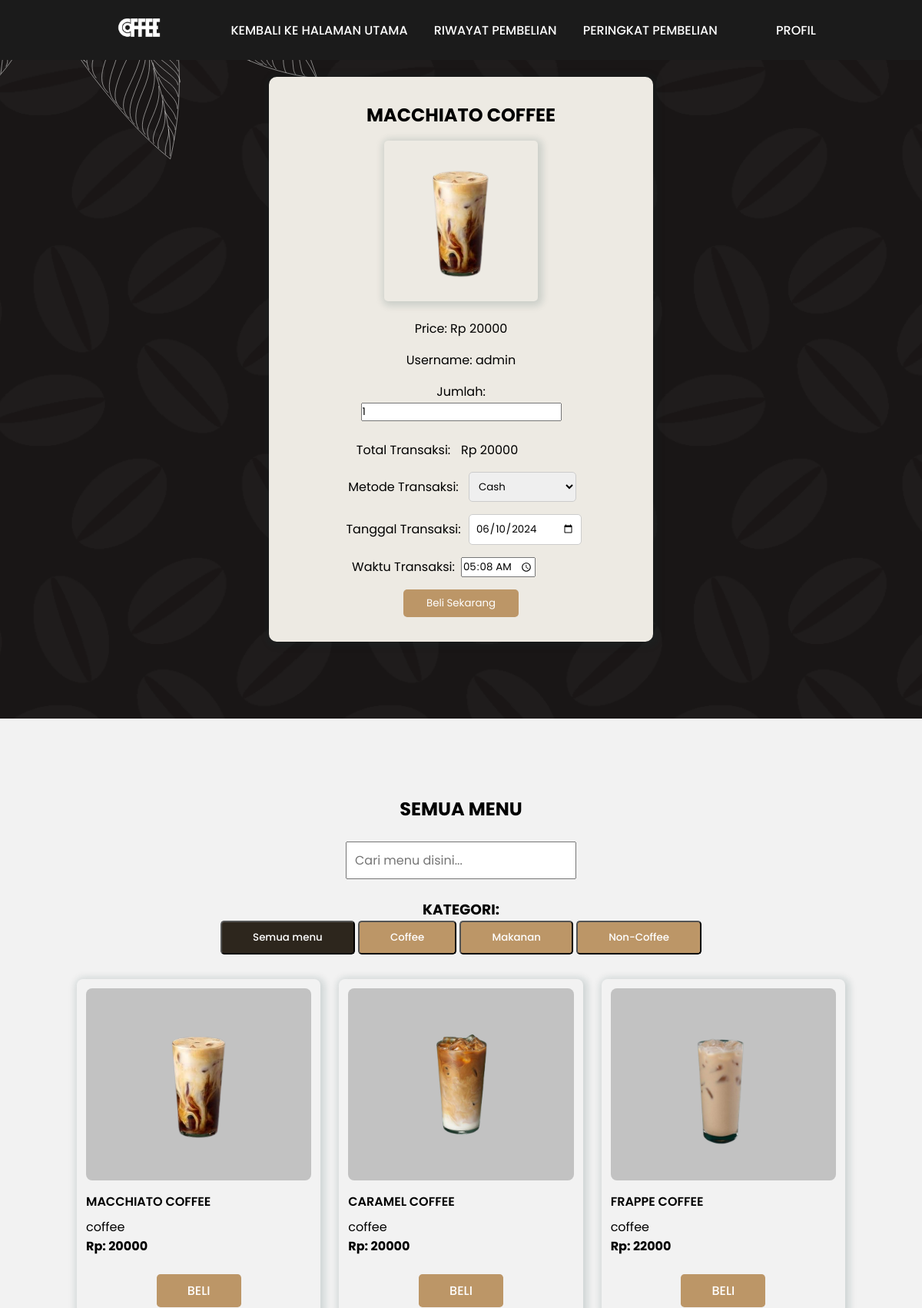
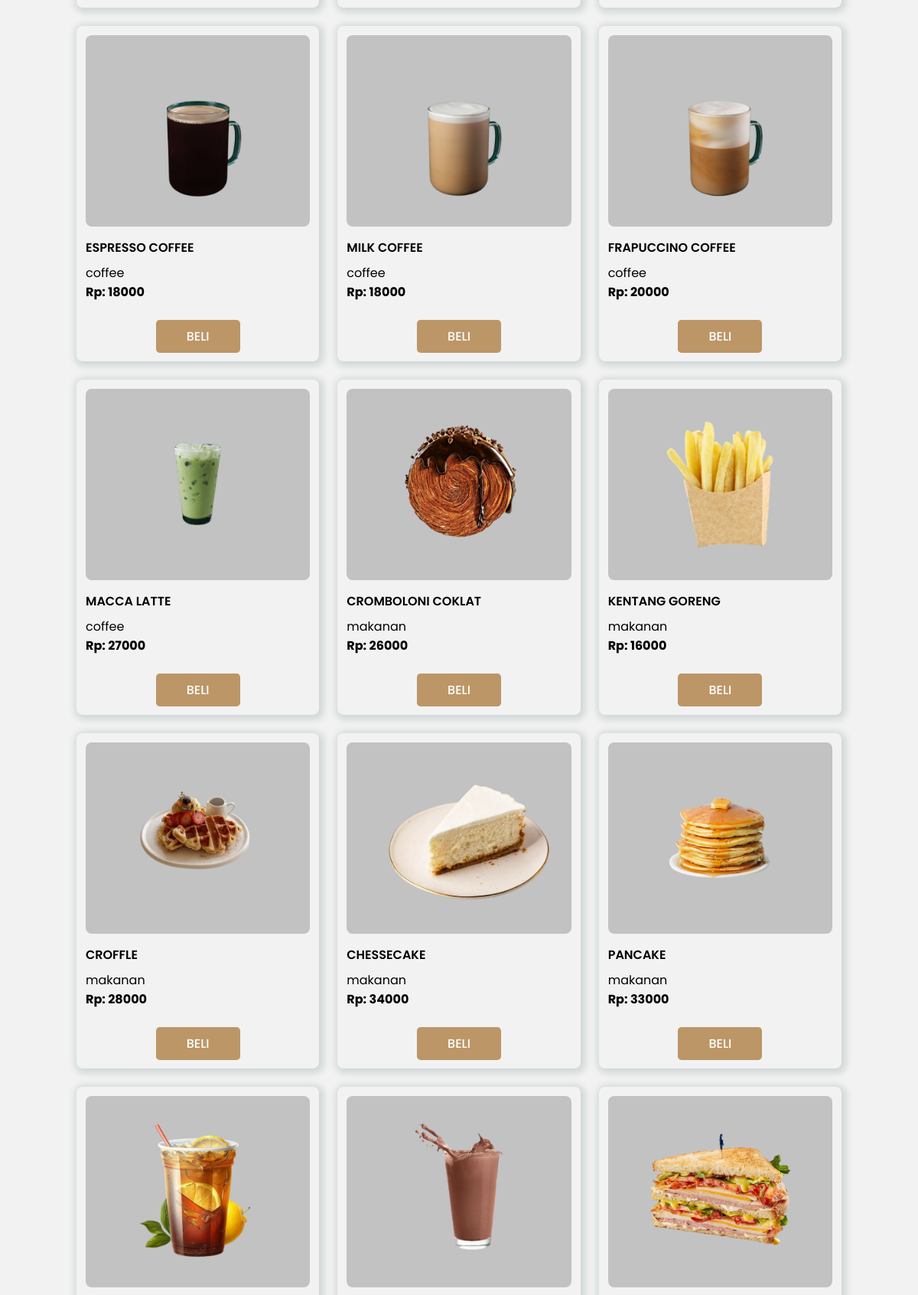
/user/belimenu.php?id=11 (signed in, upper part), run on the app's committed database (2 pictures, top to bottom).
### tables this page shows
CREATE TABLE `products` (
  `id_produk` int(11) NOT NULL,
  `nama_produk` varchar(30) NOT NULL,
  `harga_produk` varchar(11) NOT NULL,
  `gambar_produk` varchar(255) DEFAULT NULL,
  `kategori` varchar(30) DEFAULT NULL,
  `deskripsi` varchar(1000) DEFAULT NULL
);

CREATE TABLE `user` (
  `id_user` int(11) NOT NULL,
  `username` varchar(20) NOT NULL,
  `password` varchar(20) NOT NULL,
  `email` varchar(30) NOT NULL,
  `level` varchar(10) NOT NULL,
  `foto_profil` varchar(255) DEFAULT NULL
);

### user/belimenu.php (the view, shortened to what this page needs)
<?php
include '../koneksi.php';
$username = $_SESSION['username'];
$query = "SELECT * FROM user WHERE username = '$username'";
$result = mysqli_query($mysqli, $query);
$userData = mysqli_fetch_assoc($result);
$id_user = $userData['id_user'];
if (isset($_GET['id'])) {
    $id_produk = $_GET['id'];
    $query = "
        SELECT products.id_produk, products.nama_produk, products.harga_produk, products.gambar_produk, user.username
        FROM products
        JOIN user ON user.id_user = $id_user
        WHERE products.id_produk = $id_produk
    ";
    $result = mysqli_query($mysqli, $query) or die(mysqli_error($mysqli));
    if (mysqli_num_rows($result) == 1) {
        $row = mysqli_fetch_assoc($result);
        ?>
<!DOCTYPE html>
<html lang="en">
<head>
<link rel="stylesheet" href="beliy.css">
</head>
<body>
    <header>
        <a href="#" class="logo">
            <img src="img/logo.png" alt="">
        </a>
        <ul class="navbar">
            <li><a href="index.php">Kembali ke Halaman Utama</a></li>
            <li><a href="riwayatbeli.php">Riwayat pembelian</a></li>
            <li><a href="peringkat.php">Peringkat Pembelian</a></li>
        </ul>
        <ul class="navbar">
            <li><a href="profil.php">profil</a></li>
        </ul>
    </header>
    <div class="product-details">
            <h2><?php echo $row['nama_produk']; ?></h2>
            <img src="../admin/img/<?php echo $row['gambar_produk']; ?>" alt="<?php echo $row['nama_produk']; ?>" width="200">
            <p>Price: Rp <?php echo $row['harga_produk']; ?></p>
            <p>Username: <?php echo $userData['username']; ?></p>
            <form action="belimenu.php" method="POST">
                <label for="jumlah">Jumlah:</label>
                <input type="number" id="jumlah" name="jumlah" value="1" min="1" oninput="updateTotalTransaksi()" required><br><br>
                <div class="form-group">
                    <label for="total_transaksi">Total Transaksi:</label>
                    <span id="total_transaksi">Rp <?php echo $row['harga_produk']; ?></span>
                </div>
                <div class="form-group">
                    <label for="metode_transaksi">Metode Transaksi:</label>
                    <select id="metode_transaksi" name="metode_transaksi" required>
                        <option value="Cash">Cash</option>
                    </select>
                </div>
                <div class="form-group">
                    <label for="tanggal_transaksi">Tanggal Transaksi:</label>
                    <input type="date" id="tanggal_transaksi" name="tanggal_transaksi" placeholder="yyyy-mm-dd" required>
                </div>
                <div class="form-group">
                    <label for="waktu_transaksi">Waktu Transaksi:</label>
                    <input type="time" id="waktu_transaksi" name="waktu_transaksi">
                </div>
            <input type="submit" value="Beli Sekarang" name="submit">
        </form>
    </div>
    <section class="products" id="products">
        <br><br>
        <div class="heading">
            <h2>SEMUA MENU</h2>
        </div><br>
        <div class="search" id="search">
            <input type="search" id="search-input" placeholder="Cari menu disini..."> <br><br>
            <h3>KATEGORI:</h3>
            <button class="btn active" data-filter="all">Semua menu</button>
            <button class="btn" data-filter="coffee">Coffee</button>
            <button class="btn" data-filter="makanan">Makanan</button>
            <button class="btn" data-filter="non-coffee">Non-Coffee</button>
        </div>
        <div class="products-container" id="products-container">
            <?php
            include '../koneksi.php';
            $query_mysql = mysqli_query($mysqli, "SELECT * FROM products") or die(mysqli_error($mysqli));
            while($data = mysqli_fetch_array($query_mysql)) {
            ?>
            <div class="box" data-category="<?php echo strtolower($data['kategori']); ?>">
                <img src="../admin/img/<?php echo $data["gambar_produk"]; ?>" width="200" title="<?php echo $data['gambar_produk']; ?>">
                <h3><?php echo $data['nama_produk']; ?></h3>
                <p><?php echo $data['kategori']; ?></p>
                <h4>Rp: <?php echo $data['harga_produk']; ?></h4><br>
                <div class="content">
                    <h3><a href="belimenu.php?id=<?php echo $data['id_produk']; ?>" class="btn">Beli</a></h3>
                </div>
            </div>
            <?php } ?>
        </div>
        <br><br>
    </section>
</body>
</html>
        <?php
    } else {
        echo "Product not found.";
    }
} else {
    echo "Product ID not provided.";
}
?>

### user/beliy.css (style rules this page uses)
* { font-family: 'Poppins', sans-serif; margin: 0; padding: 0; box-sizing: border-box; scroll-padding-top: 4rem; scroll-behavior: smooth; list-style: none; text-decoration: none; }
:root { --main-color: #bc9667; --second-color: #edeae3; --text-color: #1b1b1b; --bg-color: #fff; --box-shadow: 2px 2px 10px 4px rgb(14 55 54 / 15%); }
body { font-family: 'Poppins', sans-serif; margin: 0; padding: 0; background: url(img/bg.png); }
.product-details { width: 500px; margin: 100px auto; text-align: center; background-color: var(--second-color); padding: 2rem; border-radius: 10px; box-shadow: var(--box-shadow); }
.product-details h2 { margin-bottom: 1rem; }
.product-details img { margin-bottom: 1rem; border-radius: 5px; box-shadow: var(--box-shadow); }
.product-details p { margin-bottom: 1rem; }
.product-details form { max-width: 300px; margin: 0 auto; }
.form-group { display: flex; align-items: center; margin-bottom: 1rem; }
.form-group label { flex: 0 0 150px; }
.form-group input[type="text"], .form-group input[type="date"], .form-group select { flex: 1; padding: 0.5rem; margin-left: 10px; border: 1px solid #ccc; border-radius: 5px; }
.product-details input[type="submit"] { width: 50%; padding: 0.5rem; background-color: var(--main-color); color: white; border: none; border-radius: 5px; cursor: pointer; transition: background-color 0.3s ease; }
header { background-color: #1b1b1b; position: fixed; width: 100%; top: 0; right: 0; z-index: 10000; display: flex; justify-content: space-around; align-items: center; padding: 18px 100px; transition: 0.5s linear; }
.logo img { width: 120px; }
.navbar { display: flex; }
.navbar a { padding: 8px 17px; color: var(--bg-color); font-size: 1rem; text-transform: uppercase; font-weight: 500; }
.products { background-color: #f2f2f2; }
.products-container { display: grid; grid-template-columns: repeat(auto-fit, minmax(280px, auto)); gap: 1.5rem; margin-top: 2rem; }
.products-container .box { position: relative; padding: 12px; display: flex; flex-direction: column; justify-content: center; border-radius: 0.5rem; box-shadow: var(--box-shadow); }
.products-container img { width: 100%; height: 250px; object-fit: contain; object-position:center; padding: 25px; background: #c2c2c2; border-radius: 0.5rem; }
.products-container .box h3 { font-size: 1rem; font-weight: 600; text-transform: uppercase; margin: 0.5rem 0 0.5rem; }
.products-container .box .content { display: flex; align-items: center; justify-content: space-around; }
section { padding: 50px 100px; }
.search { margin-bottom: 20px; text-align: center; border-radius: 8px; }
.search input { width: 300px; padding: 10px; font-size: 16px; }
.btn.active { background-color: #2d261d; color: white; }
.btn { padding: 10px 40px; border-radius: 0.3rem; background: var(--main-color); color: var(--bg-color); font-weight: 500; }

### user/belimenu.php (style rules this page uses)
.heading { text-align: center; }

### data on the page
products: nama_produk "MACCHIATO COFFEE", gambar_produk (picture), harga_produk "20000", kategori "coffee"
user: username "admin"
products: gambar_produk (picture), nama_produk "CARAMEL COFFEE", kategori "coffee", harga_produk "20000"
products: gambar_produk (picture), nama_produk "FRAPPE COFFEE", kategori "coffee", harga_produk "22000"
products: gambar_produk (picture), nama_produk "ESPRESSO COFFEE", kategori "coffee", harga_produk "18000"
products: gambar_produk (picture), nama_produk "MILK COFFEE", kategori "coffee", harga_produk "18000"
products: gambar_produk (picture), nama_produk "FRAPUCCINO COFFEE", kategori "coffee", harga_produk "20000"
products: gambar_produk (picture), nama_produk "MACCA LATTE", kategori "coffee", harga_produk "27000"
products: gambar_produk (picture), nama_produk "CROMBOLONI COKLAT", kategori "makanan", harga_produk "26000"
products: gambar_produk (picture), nama_produk "KENTANG GORENG", kategori "makanan", harga_produk "16000"
products: gambar_produk (picture), nama_produk "CROFFLE", kategori "makanan", harga_produk "28000"
products: gambar_produk (picture), nama_produk "CHESSECAKE", kategori "makanan", harga_produk "34000"
products: gambar_produk (picture), nama_produk "PANCAKE", kategori "makanan", harga_produk "33000"
products: gambar_produk (picture)
products: gambar_produk (picture)
products: gambar_produk (picture)
